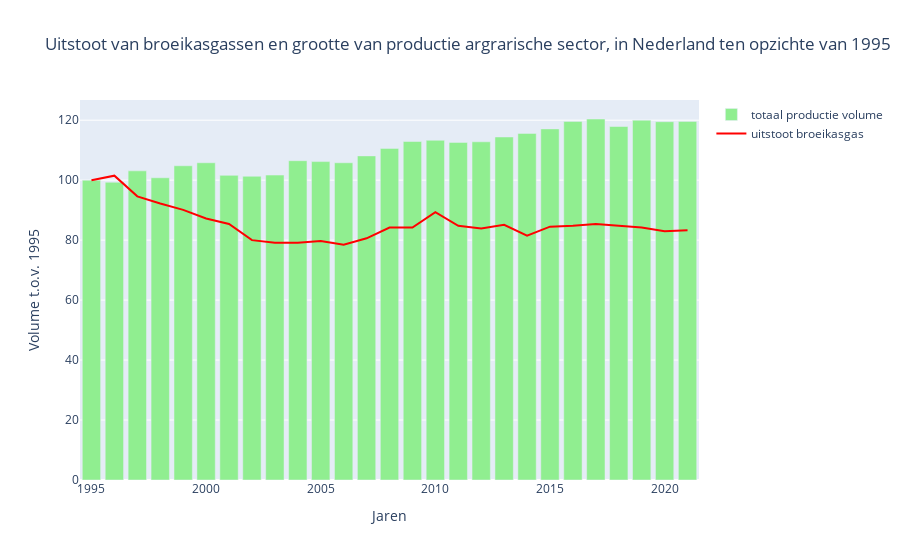

Source (notebook cell):
### Markdown cell above
Nederland stoot op dit moment nog te veel uit om zichzelf dicht bij het behalen van de klimaatdoelen te mogen noemen. Nederland moet naar de 55% en streeft naar 60% minder uitstoot in 2030 in vergelijking tot 1990. Zoals eerder gezegd is er weinig veranderd in de afgelopen jaren in de uitstoot van de agrarische sector. In de grafiek hieronder is zelfs te zien dat productie getalen omhoog zijn gegaan sinds 1995, en de uitstoot van broeikasgassen een beetje naar beneden is gekabbeld. Het productievolume is met 19,6% omhooggegaan en de uitstoot met 16,7% naar beneden is gegaan. <br>


Dit is te verklaren door de verbetering in technologieën. Zo zijn pluimveehouderijen sinds 2005 bezig met de emissie van fijnstof te verminderen. Uit onderzoek naar verschillende technieken is vernomen dat met de combinatie van deze technieken fijnstofproductie 50-70% kan worden verminderd. Zo variëren de technieken van het aanbrengen van oliefilm om fijnstof neer te slaan, tot luchtwassers (Wageningen University, 2021). En bij varkensstallen wordt er gebruik gemaakt van koeling en ontmesting om methaanverliezen tegen te gaan (Aarnink, 2020).

### Code cell
df = pd.read_csv('datasets/productie_nederland_broeikas.csv')
df['Uitstoot broeikasgassen (1995 = 100)'] = df['Uitstoot broeikasgassen (1995 = 100)'].str.replace(',','.').astype(float)
df_sorted = df.sort_values('Uitstoot broeikasgassen (1995 = 100)', ascending=True)

df['Totaal productievolume (1995 = 100)'] = df['Totaal productievolume (1995 = 100)'].str.replace(',','.').astype(float)
df_sorted = df.sort_values('Totaal productievolume (1995 = 100)', ascending=True)


trace_1 = go.Scatter(
    name = 'uitstoot broeikasgas',
    x = df['Jaar'],
    y = df['Uitstoot broeikasgassen (1995 = 100)'],
    line = dict(color='red')
)

trace_2 = go.Bar(
    name = 'totaal productie volume',
    x = df['Jaar'],
    y = df['Totaal productievolume (1995 = 100)'],
    marker = dict(color='lightgreen')
)

layout = go.Layout(
    title = 'Uitstoot van broeikasgassen en grootte van productie argrarische sector, in Nederland ten opzichte van 1995',
    yaxis=dict(title='Volume t.o.v. 1995'),
    xaxis=dict(title='Jaren'),
)

fig = go.Figure(data=[trace_2, trace_1], layout=layout)

fig.show()

### Figure 1 — Plotly figure (JSON) as saved in the notebook; plotly's stock layout.template omitted (floating-point values rounded to 4 significant figures)
{"data": [{"marker": {"color": "lightgreen"}, "name": "totaal productie volume", "type": "bar", "x": [1995, 1996, 1997, 1998, 1999, 2000, 2001, 2002, 2003, 2004, 2005, 2006, 2007, 2008, 2009, 2010, 2011, 2012, 2013, 2014, 2015, 2016, 2017, 2018, 2019, 2020, 2021], "y": [100, 99.3, 103.1, 100.8, 104.8, 105.8, 101.6, 101.3, 101.7, 106.5, 106.2, 105.8, 108.1, 110.6, 112.9, 113.3, 112.6, 112.8, 114.4, 115.6, 117.1, 119.6, 120.4, 117.9, 120, 119.5, 119.6]}, {"line": {"color": "red"}, "name": "uitstoot broeikasgas", "type": "scatter", "x": [1995, 1996, 1997, 1998, 1999, 2000, 2001, 2002, 2003, 2004, 2005, 2006, 2007, 2008, 2009, 2010, 2011, 2012, 2013, 2014, 2015, 2016, 2017, 2018, 2019, 2020, 2021], "y": [100, 101.5, 94.6, 92.2, 90.1, 87.2, 85.4, 80, 79.1, 79.1, 79.7, 78.5, 80.6, 84.2, 84.2, 89.3, 84.8, 83.9, 85.1, 81.5, 84.5, 84.8, 85.4, 84.8, 84.2, 83, 83.3]}], "layout": {"title": {"text": "Uitstoot van broeikasgassen en grootte van productie argrarische sector, in Nederland ten opzichte van 1995"}, "xaxis": {"title": {"text": "Jaren"}}, "yaxis": {"title": {"text": "Volume t.o.v. 1995"}}}}
